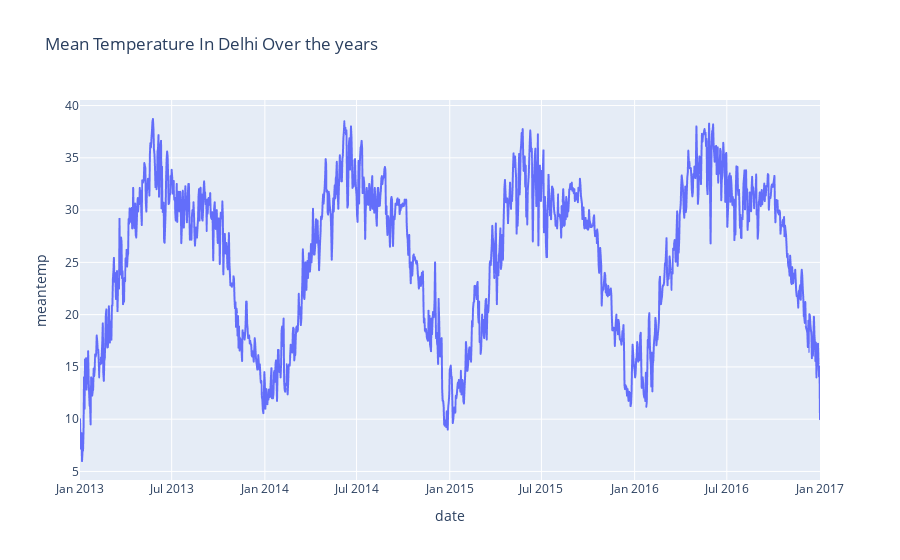

This figure's notebook cell:
### Code cell
fig = px.line(data,x='date',y='meantemp',title="Mean Temperature In Delhi Over the years")
fig.show()

### Figure 1 — Plotly figure (JSON) as saved in the notebook; plotly's stock layout.template omitted (floating-point values rounded to 4 significant figures; data arrays with more than 128 entries replaced by an {"elided": "..."} marker saying what was removed)
{"data": [{"hovertemplate": "date=%{x}<br>meantemp=%{y}<extra></extra>", "legendgroup": "", "line": {"color": "#636efa", "dash": "solid"}, "marker": {"symbol": "circle"}, "mode": "lines", "name": "", "showlegend": false, "type": "scattergl", "x": {"elided": "1462 str values"}, "xaxis": "x", "y": {"elided": "1462 float values"}, "yaxis": "y"}], "layout": {"legend": {"tracegroupgap": 0}, "title": {"text": "Mean Temperature In Delhi Over the years"}, "xaxis": {"anchor": "y", "domain": [0, 1], "title": {"text": "date"}}, "yaxis": {"anchor": "x", "domain": [0, 1], "title": {"text": "meantemp"}}}}
